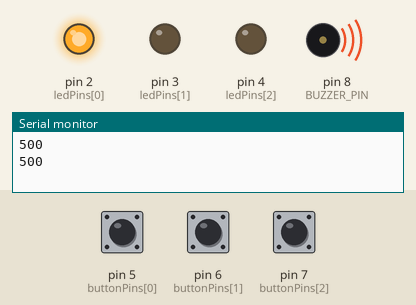
Recording of a sketch running on a simulated Arduino Uno, built with avr-gcc and run on an emulated ATmega328P. Parts: output pins drawn as LEDs (lit = HIGH), buzzer (waves = sounding), the last lines printed to the serial monitor. The test bench sets the inputs (shaded band); at power-on: pin 5 (buttonPins[0]) HIGH, pin 6 (buttonPins[1]) HIGH, pin 7 (buttonPins[2]) HIGH. Random numbers use the default seed unless the sketch sets one.

Above: at 11.88 s.
At 62.8 s:
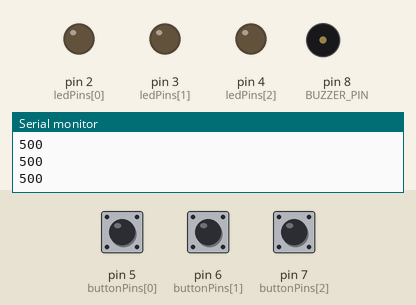
62.9 s: pin 5 (buttonPins[0]) pulled LOW for 1 s
At 67.91 s:
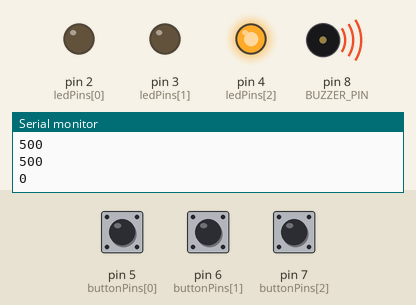
Timing chart, 0 to 72.4 s (numbered marks = the images above; inputs shaded):
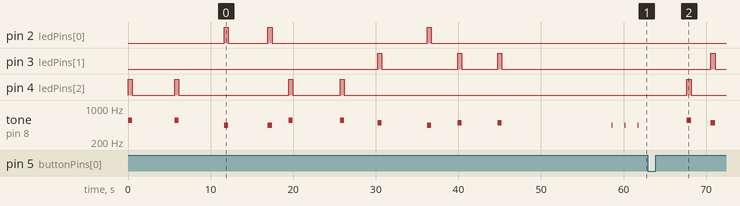

Measured:
- by itself, tone on pin 8 (BUZZER_PIN): plays 554 Hz for 0.50 s, 554 Hz for 0.50 s, 440 Hz for 0.50 s, 440 Hz for 0.50 s, 554 Hz for 0.50 s, 554 Hz for 0.50 s … (13 notes in this stretch)

The sketch:

ReactionMeasurement.ino
```cpp
const int BUZZER_PIN = 8;
const int numRounds = 10;
const int ledPins[] = {2, 3, 4}; // Red, Green, Blue LEDs
const int buttonPins[] = {5, 6, 7}; // Corresponding buttons
unsigned long reactionTimes[numRounds];
int successfulMatches = 0;

void setup() {
    pinMode(BUZZER_PIN, OUTPUT);
    Serial.begin(9600);
    for (int i = 0; i < 3; i++) {
        pinMode(ledPins[i], OUTPUT);
        pinMode(buttonPins[i], INPUT_PULLUP);
    }
    randomSeed(analogRead(0)); // nejaušu skaitļu ģenerators
}

void loop() {
    // Reakciju mēra 10 reizes
    for (int round = 0; round < numRounds; round++) {
        int selectedLED = random(0, 3); // nejauši izvēlas lampiņu
        int tones[] = {440, 494, 554};
        digitalWrite(ledPins[selectedLED], HIGH); // ieslēdz lampiņu
        tone(BUZZER_PIN, tones[selectedLED]); // ieslēdz pīkstētāju

        unsigned long startTime = millis();
        bool matched = false;

        unsigned long reactionTime = 500;

        while (!matched) {
            for (int i = 0; i < 3; i++) {
                if (digitalRead(buttonPins[i]) == LOW) {
                    if (i == selectedLED) {
                        matched = true;
                        reactionTime = millis() - startTime;
                        reactionTimes[round] = reactionTime;
                        successfulMatches++;
                        matched = true;
                        break;
                    }
                    else {
                        delay(100);
                    }
                }
                else if (millis() - startTime >= 500) {
                    reactionTimes[round] = 500;
                    matched = true;
                    break;
                }
            }
            if (matched) {
                // Serial.print("ReactionTime: ");
                Serial.println(reactionTimes[round]);
                break;
            }
        }


        noTone(BUZZER_PIN);
        digitalWrite(ledPins[selectedLED], LOW);

        int pause = random(2000, 6000);
        delay(pause);
    }

    delay(10000);
    for (int i = 0; i < 3; i++) {
        tone(BUZZER_PIN, 440);
        delay(50);
        noTone(BUZZER_PIN);
        delay(1500);
    }
}
```
